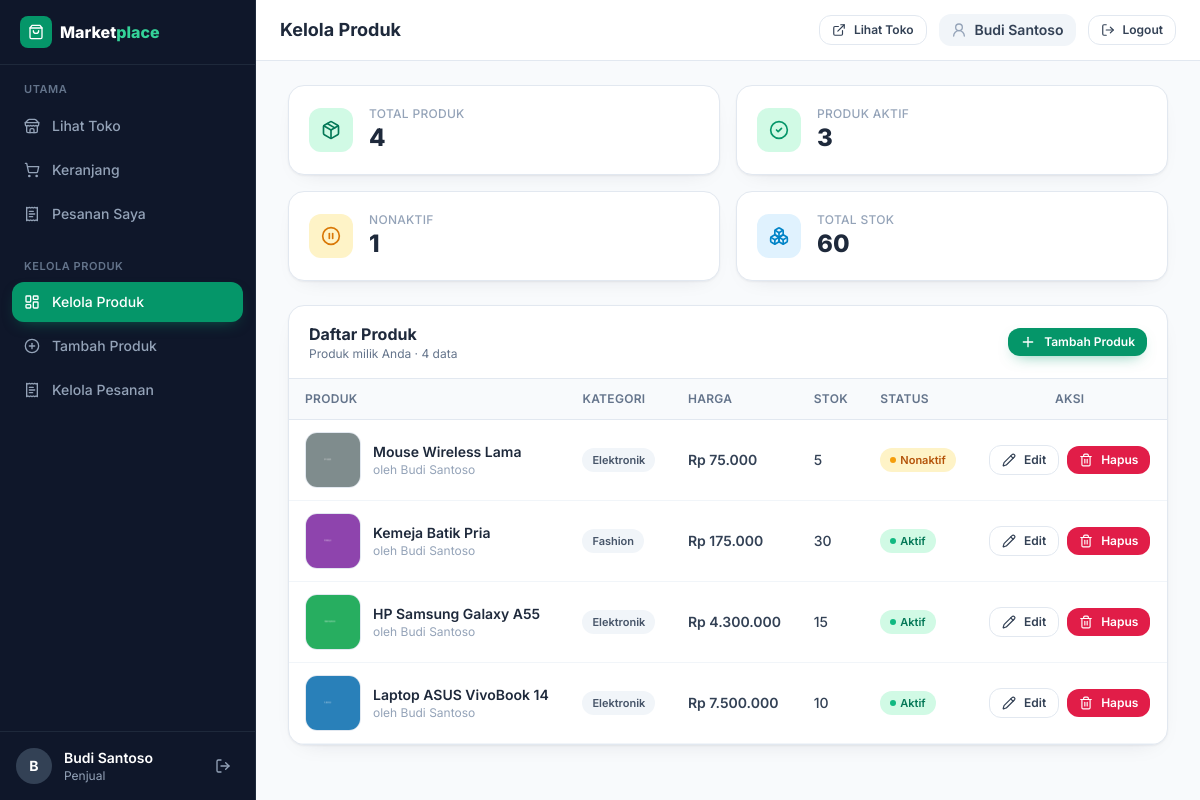
Page /admin/produk.php (signed in) on the committed database.
### tables this page shows
CREATE TABLE produk (
    id_produk INT UNSIGNED AUTO_INCREMENT PRIMARY KEY,
    id_penjual INT UNSIGNED NOT NULL,
    id_kategori INT UNSIGNED NOT NULL,
    nama_produk VARCHAR(150) NOT NULL,
    deskripsi TEXT,
    harga DECIMAL(12,2) NOT NULL,
    stok INT UNSIGNED NOT NULL DEFAULT 0,
    gambar VARCHAR(255),
    status ENUM('aktif', 'nonaktif')
        NOT NULL DEFAULT 'aktif',
    created_at TIMESTAMP DEFAULT CURRENT_TIMESTAMP,
    updated_at TIMESTAMP DEFAULT CURRENT_TIMESTAMP
        ON UPDATE CURRENT_TIMESTAMP,

    CONSTRAINT fk_produk_penjual
        FOREIGN KEY (id_penjual)
        REFERENCES users(id_user)
        ON UPDATE CASCADE
        ON DELETE RESTRICT,

    CONSTRAINT fk_produk_kategori
        FOREIGN KEY (id_kategori)
        REFERENCES kategori(id_kategori)
        ON UPDATE CASCADE
        ON DELETE RESTRICT,

    INDEX idx_produk_penjual (id_penjual),
    INDEX idx_produk_kategori (id_kategori)
);

CREATE TABLE users (
    id_user INT UNSIGNED AUTO_INCREMENT PRIMARY KEY,
    nama VARCHAR(100) NOT NULL,
    email VARCHAR(100) NOT NULL UNIQUE,
    password VARCHAR(255) NOT NULL,
    no_hp VARCHAR(20),
    alamat TEXT,
    role ENUM('pembeli', 'penjual', 'admin')
        NOT NULL DEFAULT 'pembeli',
    status ENUM('aktif', 'nonaktif')
        NOT NULL DEFAULT 'aktif',
    created_at TIMESTAMP DEFAULT CURRENT_TIMESTAMP
);

CREATE TABLE kategori (
    id_kategori INT UNSIGNED AUTO_INCREMENT PRIMARY KEY,
    nama_kategori VARCHAR(100) NOT NULL UNIQUE,
    deskripsi TEXT,
    created_at TIMESTAMP DEFAULT CURRENT_TIMESTAMP
);

### config/fungsi.php (called while the page is built, shortened)
<?php
function format_rupiah($angka)
{
    return "Rp " . number_format((float) $angka, 0, ",", ".");
}
?>

### admin/produk.php (the view, shortened to what this page needs)
<?php
require_once '../config/koneksi.php';
require_once '../config/fungsi.php';
$sql = "SELECT p.*, k.nama_kategori, u.nama AS nama_penjual
        FROM produk p
        JOIN kategori k ON p.id_kategori = k.id_kategori
        JOIN users u ON p.id_penjual = u.id_user
        WHERE p.id_penjual = ?
        ORDER BY p.id_produk DESC";
$stmt = mysqli_prepare($koneksi, $sql);
mysqli_stmt_bind_param($stmt, "i", $_SESSION['user_id']);
mysqli_stmt_execute($stmt);
$hasil = mysqli_stmt_get_result($stmt);
$daftar_produk = [];
while ($baris = mysqli_fetch_assoc($hasil)) {
    $daftar_produk[] = $baris;
}
$total_produk = count($daftar_produk);
$aktif        = 0;
$nonaktif     = 0;
$total_stok   = 0;
foreach ($daftar_produk as $p) {
    if ($p['status'] === 'aktif') { $aktif++; } else { $nonaktif++; }
    $total_stok += (int) $p['stok'];
}
require_once __DIR__ . '/../components/head.php';
require_once __DIR__ . '/../components/sidebar-admin.php';
?>
<div class="flex min-h-screen flex-1 flex-col lg:pl-64">
<?php require_once __DIR__ . '/../components/topbar-admin.php'; ?>
<main class="flex-1 px-4 py-6 sm:px-6 lg:px-8">
    <div class="mb-6 grid grid-cols-2 gap-3 sm:gap-4 xl:grid-cols-4">
        <div class="card flex items-center gap-3 p-4 sm:gap-4 sm:p-5">
            <span class="flex h-10 w-10 sm:h-11 sm:w-11 items-center justify-center rounded-xl bg-primary-100 text-primary-700">
                <i data-lucide="package" class="h-5 w-5"></i>
            </span>
            <div>
                <p class="text-xs font-medium uppercase tracking-wide text-slate-400">Total Produk</p>
                <p class="text-2xl font-extrabold text-slate-800"><?= $total_produk ?></p>
            </div>
        </div>
        <div class="card flex items-center gap-3 p-4 sm:gap-4 sm:p-5">
            <span class="flex h-10 w-10 sm:h-11 sm:w-11 items-center justify-center rounded-xl bg-emerald-100 text-emerald-600">
                <i data-lucide="circle-check" class="h-5 w-5"></i>
            </span>
            <div>
                <p class="text-xs font-medium uppercase tracking-wide text-slate-400">Produk Aktif</p>
                <p class="text-2xl font-extrabold text-slate-800"><?= $aktif ?></p>
            </div>
        </div>
        <div class="card flex items-center gap-3 p-4 sm:gap-4 sm:p-5">
            <span class="flex h-10 w-10 sm:h-11 sm:w-11 items-center justify-center rounded-xl bg-amber-100 text-amber-600">
                <i data-lucide="circle-pause" class="h-5 w-5"></i>
            </span>
            <div>
                <p class="text-xs font-medium uppercase tracking-wide text-slate-400">Nonaktif</p>
                <p class="text-2xl font-extrabold text-slate-800"><?= $nonaktif ?></p>
            </div>
        </div>
        <div class="card flex items-center gap-3 p-4 sm:gap-4 sm:p-5">
            <span class="flex h-10 w-10 sm:h-11 sm:w-11 items-center justify-center rounded-xl bg-sky-100 text-sky-600">
                <i data-lucide="boxes" class="h-5 w-5"></i>
            </span>
            <div>
                <p class="text-xs font-medium uppercase tracking-wide text-slate-400">Total Stok</p>
                <p class="text-2xl font-extrabold text-slate-800"><?= $total_stok ?></p>
            </div>
        </div>
    </div>
    <div class="card overflow-hidden">
        <div class="flex flex-wrap items-center justify-between gap-3 border-b border-slate-200 px-5 py-4">
            <div>
                <h2 class="text-base font-bold text-slate-800">Daftar Produk</h2>
                <p class="text-xs text-slate-500">
                    Produk milik Anda
                    &middot; <?= $total_produk ?> data
                </p>
            </div>
            <a href="tambah-produk.php" class="btn-primary btn-sm">
                <i data-lucide="plus" class="h-4 w-4"></i> Tambah Produk
            </a>
        </div>
        <?php if ($total_produk === 0): ?>
            <div class="p-10 text-center">
                <span class="mx-auto mb-3 flex h-14 w-14 items-center justify-center rounded-2xl bg-slate-100 text-slate-400">
                    <i data-lucide="package-plus" class="h-7 w-7"></i>
                </span>
                <p class="font-semibold text-slate-700">Belum ada produk</p>
                <p class="mt-1 text-sm text-slate-500">Mulai tambahkan produk pertama Anda.</p>
                <a href="tambah-produk.php" class="btn-primary mt-4 inline-flex">
                    <i data-lucide="plus" class="h-4 w-4"></i> Tambah Produk
                </a>
            </div>
        <?php else: ?>
            <div class="hidden overflow-x-auto md:block">
                <table class="tabel-data min-w-[720px]">
                    <thead>
                        <tr>
                            <th>Produk</th>
                            <th>Kategori</th>
                            <th>Harga</th>
                            <th>Stok</th>
                            <th>Status</th>
                            <th class="text-center">Aksi</th>
                        </tr>
                    </thead>
                    <tbody>
                        <?php foreach ($daftar_produk as $p):
                            $gambar = $p['gambar'] ? $p['gambar'] : 'default.png';
                        ?>
                            <tr>
                                <td>
                                    <div class="flex items-center gap-3">
                                        <img src="../assets/images/<?= htmlspecialchars($gambar) ?>"
                                             alt="<?= htmlspecialchars($p['nama_produk']) ?>" class="img-thumb">
                                        <div class="min-w-0">
                                            <p class="max-w-[240px] truncate font-semibold text-slate-800">
                                                <?= htmlspecialchars($p['nama_produk']) ?>
                                            </p>
                                            <p class="text-xs text-slate-400">oleh <?= htmlspecialchars($p['nama_penjual']) ?></p>
                                        </div>
                                    </div>
                                </td>
                                <td><span class="badge-slate"><?= htmlspecialchars($p['nama_kategori']) ?></span></td>
                                <td class="font-semibold text-slate-800"><?= format_rupiah($p['harga']) ?></td>
                                <td>
                                    <?php if ($p['stok'] <= 0): ?>
                                        <span class="badge-danger">Habis</span>
                                    <?php else: ?>
                                        <span class="font-medium"><?= $p['stok'] ?></span>
                                    <?php endif; ?>
                                </td>
                                <td>
                                    <?php if ($p['status'] === 'aktif'): ?>
                                        <span class="badge-success"><span class="h-1.5 w-1.5 rounded-full bg-primary-500"></span> Aktif</span>
                                    <?php else: ?>
                                        <span class="badge-warning"><span class="h-1.5 w-1.5 rounded-full bg-amber-500"></span> Nonaktif</span>
                                    <?php endif; ?>
                                </td>
                                <td>
                                    <div class="flex items-center justify-center gap-2">
                                        <a href="edit-produk.php?id=<?= $p['id_produk'] ?>"
                                           class="btn-outline btn-sm" title="Edit produk">
                                            <i data-lucide="pencil" class="h-3.5 w-3.5"></i> Edit
                                        </a>
                                        <a href="hapus-produk.php?id=<?= $p['id_produk'] ?>"
                                           class="btn-danger btn-sm" title="Hapus produk">
                                            <i data-lucide="trash-2" class="h-3.5 w-3.5"></i> Hapus
                                        </a>
                                    </div>
                                </td>
                            </tr>
                        <?php endforeach; ?>
                    </tbody>
                </table>
            </div>
        <?php endif; ?>
    </div>
</main>
</div>

### rows in the picture
produk: gambar (picture), nama_produk "Mouse Wireless Lama", id_penjual.nama "Budi Santoso", id_kategori.nama_kategori "Elektronik", harga "Rp 75.000", stok "5", status "nonaktif" (drawn)
produk: gambar (picture), nama_produk "Kemeja Batik Pria", id_penjual.nama "Budi Santoso", id_kategori.nama_kategori "Fashion", harga "Rp 175.000", stok "30", status "aktif" (drawn)
produk: gambar (picture), nama_produk "HP Samsung Galaxy A55", id_penjual.nama "Budi Santoso", id_kategori.nama_kategori "Elektronik", harga "Rp 4.300.000", stok "15", status "aktif" (drawn)
produk: gambar (picture), nama_produk "Laptop ASUS VivoBook 14", id_penjual.nama "Budi Santoso", id_kategori.nama_kategori "Elektronik", harga "Rp 7.500.000", stok "10", status "aktif" (drawn)

### other values in the picture
$label_grup "KELOLA PRODUK"
$m['teks'] "Kelola Produk"
$m['teks'] "Tambah Produk"
$m['teks'] "Kelola Pesanan"
substr($_SESSION['nama'] ?? '?', 0, 1) "B"
$_SESSION['nama'] "Budi Santoso"
$role_user "Penjual"
$judul "Kelola Produk"
$total_produk "4"
$aktif "3"
$nonaktif "1"
$total_stok "60"
